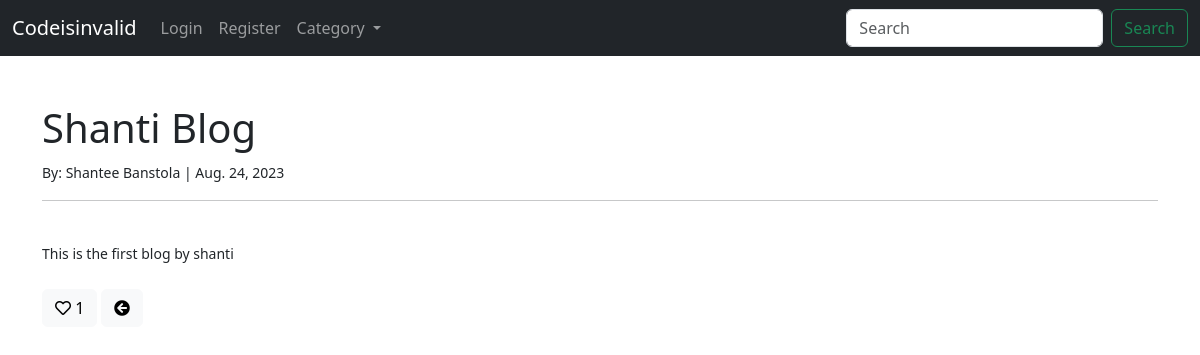
The app's page /article/13 with its own data.
### theblog/models.py (models this page shows, shortened)
class Post(models.Model):
    title = models.CharField(max_length=255)
    title_tag = models.CharField(max_length=255, default="Codeisinvalid-Let's code valid")
    author = models.ForeignKey(User, on_delete=models.CASCADE)
    body = RichTextField(blank=True, null=True)
    post_date = models.DateField(auto_now_add=True)
    category = models.CharField(max_length=50, default='Uncategorized')
    snippet = models.CharField(max_length=200)
    likes = models.ManyToManyField(User, related_name='blog_posts')
    def total_likes(self):
        return self.likes.count()

### theblog/views.py (the view)
# urls.py: path('article/<int:pk>', ArticleDetailView.as_view(), name='article-detail'),
class ArticleDetailView(DetailView):
    model = Post
    template_name ='article_details.html'
    def get_context_data(self, *args, **kwargs):
        cat_menu = Category.objects.all()
        context = super(ArticleDetailView, self).get_context_data(*args, **kwargs)
        stuff = get_object_or_404(Post, id = self.kwargs['pk'])
        total_likes =stuff.total_likes()
        liked = False
        if stuff.likes.filter(id = self.request.user.id).exists():
            liked = True
        context['cat_menu']=cat_menu
        context["total_likes"] = total_likes
        context["liked"]= liked
        return context

### theblog/models.py (called while the page is built)
    def __str__(self) :
        return self.name

### theblog/templates/article_details.html (shortened to what this page needs)
{% extends 'base.html' %}
{% block content %}
<br><br>
<h1>{{post.title}}</h1>
<small>By: {{post.author.first_name}} {{post.author.last_name}} | {{post.post_date}}
<hr>
<br>
{{post.body | safe}}
<br/><br/>
<form action="{% url 'like_post' post.pk %}" method="POST">
{% if user.is_authenticated %}
    {% if liked %}
        <button type ='submit',
        name='post_id',
        value ="{{ post.id }}",
        class ="btn btn-light like-button"><i class="fas fa-heart red-heart-icon"> </i> {{ total_likes}}</button>
    {% else %}
        <button type ='submit',
        name='post_id',
        value ="{{ post.id }}",
        class ="btn btn-light like-button"><i class="far fa-heart"> </i> {{ total_likes}}</button>
    {% endif %}
{% else %}
<a href="{% url 'login' %}" class= "btn btn-light"><i class="far fa-heart"> </i> {{ total_likes}}</a>
{% endif %}
<a href="{%url 'home' %}" class="btn btn-light"><i class="fas fa-arrow-circle-left"></i></a>
</form>
{% endblock content %}

### records on screen
Post: title "Shanti Blog", author.first_name "Shantee", author.last_name "Banstola", post_date "Aug. 24, 2023", body "This is the first blog by shanti"

### other values on screen
{{ total_likes }} "1"
